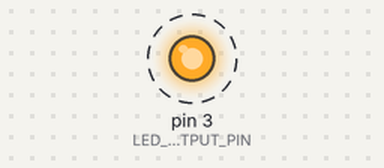
The sketch below on a simulated Arduino Uno, built with avr-gcc and run on an emulated ATmega328P. On the bench: output pins drawn as LEDs (lit = HIGH). Dashed ring = blinking.

Above: at 0.5 s.
Timing chart, 0 to 4.6 s (numbered marks = the images above):
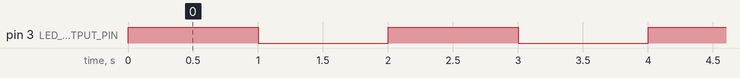

The sketch:

Blink.ino
```cpp
/*
 * Simply turns on and off pin 3 once a second
 *
 * By Jon Froehlich
 * http://makeabilitylab.io
 *
 * Adapted from the official Arduino Blink example:
 *   File -> Examples -> 01. Basics -> Blink
 */

const int LED_OUTPUT_PIN = 3;

// The setup function runs once when you press reset or power the board
void setup() {
  // Because pins 0 - 13 can either be input or output, we must specify
  // how we're using the pin by using pinMode. In this case, we want to
  // control an LED, so set the pin to OUTPUT
  pinMode(LED_OUTPUT_PIN, OUTPUT);
}

// The loop function runs over and over again forever
void loop() {
  digitalWrite(LED_OUTPUT_PIN, HIGH);   // turn the LED on (HIGH is the voltage level)
  delay(1000);                          // delay is in milliseconds; so wait one second
  digitalWrite(LED_OUTPUT_PIN, LOW);    // turn the LED off by making the voltage LOW
  delay(1000);                          // wait for a second
}
```

Measured:
- by itself, pin 3 (LED_OUTPUT_PIN): alternates HIGH for 1.0 s and LOW for 1.0 s
